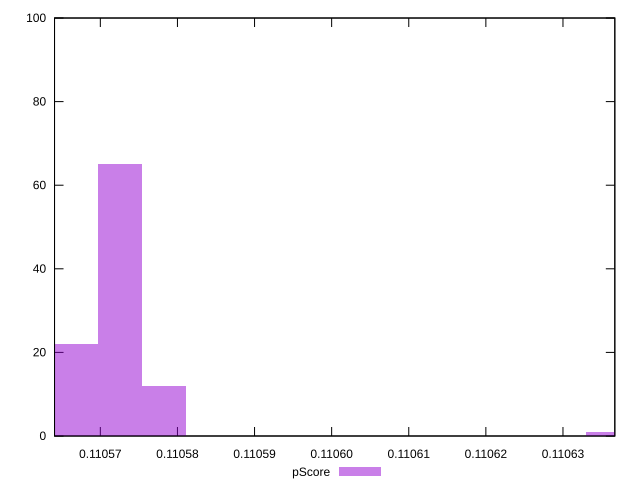

Reproduce this figure in gnuplot.
reset

$pScore <<EOF
0.11063580836694535 1
0.11056676527055952 22
0.110572518861925 65
0.1105782724532905 12
EOF

set key outside below
set boxwidth 0.000005753591365486783
set xrange [0.11056405971196986:0.11063672447099693]
set yrange [0:100]
set trange [0:100]
set style fill transparent solid 0.5 noborder
set terminal svg size 640, 490 enhanced background rgb 'white'
set output "reprap/uses-long-cache-ttl/samples/pages+cached/pScore/histogram.svg"

plot $pScore title "pScore" with boxes

reset
